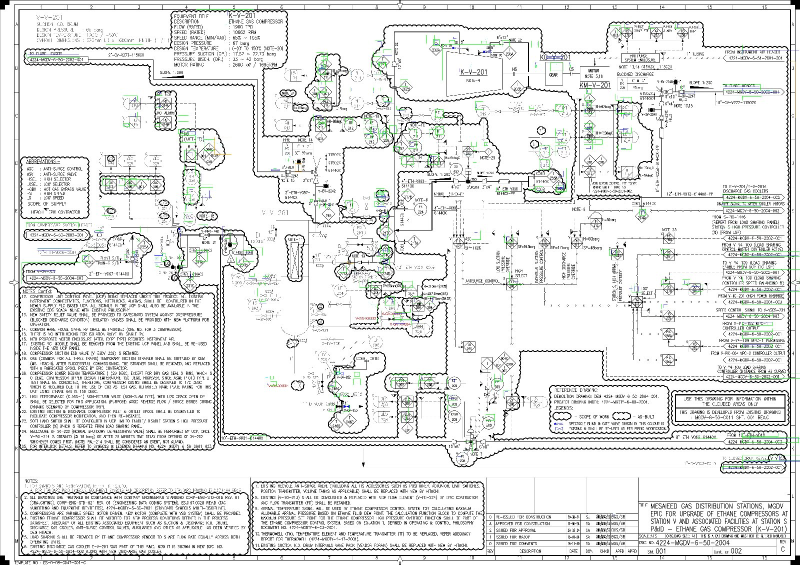
#> input picture output/debug_5b_associations.jpg, 1600 x 1130 px (shown at 1/2 size)
$ python step5b_geometric_association.py --image output/debug_5b_associations.jpg
#> lines starting #> are read from the running program, lines starting #| are printed output that depends on the picture
#!/usr/bin/env python3
"""
step5b_geometric_association.py — Geometric Association Agent
=============================================================
CDCI P&ID Pipeline — Step 5B

Purpose
-------
Transform isolated candidate records from Step 5A into CONNECTED
engineering entities through spatial reasoning.

This stage performs ONLY geometry — NO OCR, NO symbol detection,
NO validation, NO deduplication.

Architecture
------------
  • OpenCV line detection for leader lines and pipes
  • KDTree spatial indexing for nearest-neighbour association
  • Shapely containment reasoning (instrument → equipment)
  • Direction vectors for pipe connections
  • Input: step5a_candidates.json
  • Output: step5b_associations.json

Spatial relationships resolved
-------------------------------
  1. Leader Line Association:  Symbol → leader line → tag text
  2. Pipe Association:         Symbol → connected pipe (nearest line)
  3. Equipment Association:    Instrument → parent equipment
  4. Spatial Relationship:     Attached | Connected | Contained | Adjacent

Inputs
------
  step5a_candidates.json  — candidate records from Step 5A
  drawing image           — for line/pipe detection

Output Schema (per candidate)
------------------------------
  {
    candidate_id, tag_text, symbol_name,
    connected_pipe, connected_equipment,
    leader_line_detected, association_confidence,
    spatial_relationship, nearby_candidates
  }

Usage
-----
  python step5b_geometric_association.py \\
      --candidates output/step5a_candidates.json \\
      --image drawing.jpg --out output/

  python step5b_geometric_association.py \\
      --context output/drawing_context.json
"""

import argparse
import json
import logging
import math
import os
from pathlib import Path
from typing import Optional

import cv2
import numpy as np

log = logging.getLogger(__name__)
logging.basicConfig(level=logging.INFO, format="%(levelname)s %(message)s")

# ── Association thresholds ─────────────────────────────────────────────────────
LEADER_LINE_MAX_DIST_PX = 80      # max px between tag bbox and symbol bbox edge
PIPE_ASSOC_RADIUS_PX    = 120     # KDTree radius for nearest pipe
EQUIPMENT_CONTAIN_PAD   = 30      # px padding for containment check
ADJACENT_THRESHOLD_PX   = 150     # px for "adjacent to" relationship
NEARBY_CANDIDATES_R     = 200     # px radius for listing nearby candidates


# ═══════════════════════════════════════════════════════════════════════════════
# Line / pipe detection from the drawing image
# ═══════════════════════════════════════════════════════════════════════════════

def detect_pipes_and_lines(img_bgr: np.ndarray) -> list[dict]:
    """
    Detect process pipe lines using morphological line detection.
    Returns list of line dicts: {x0,y0,x1,y1,length,angle,type}.
    """
    gray     = cv2.cvtColor(img_bgr, cv2.COLOR_BGR2GRAY)
    clahe    = cv2.createCLAHE(clipLimit=2.0, tileGridSize=(8, 8))
    enhanced = clahe.apply(gray)
    _, binary = cv2.threshold(enhanced, 0, 255,
                              cv2.THRESH_BINARY_INV + cv2.THRESH_OTSU)

    H, W = binary.shape

    # Horizontal pipes
    h_len   = max(int(W * 0.02), 40)
    h_kern  = cv2.getStructuringElement(cv2.MORPH_RECT, (h_len, 1))
    horiz   = cv2.morphologyEx(binary, cv2.MORPH_OPEN, h_kern)

    # Vertical pipes
    v_len   = max(int(H * 0.02), 40)
    v_kern  = cv2.getStructuringElement(cv2.MORPH_RECT, (1, v_len))
    vert    = cv2.morphologyEx(binary, cv2.MORPH_OPEN, v_kern)

    lines_out: list[dict] = []

    def _extract_lines(mask: np.ndarray, line_type: str) -> None:
        contours, _ = cv2.findContours(mask, cv2.RETR_EXTERNAL,
                                       cv2.CHAIN_APPROX_SIMPLE)
        for cnt in contours:
            x, y, w, h = cv2.boundingRect(cnt)
            length = math.sqrt(w ** 2 + h ** 2)
            if length < 30:
                continue
            cx, cy = x + w // 2, y + h // 2
            angle  = math.degrees(math.atan2(h, w))
            lines_out.append({
                "x0":    x,     "y0":    y,
                "x1":    x + w, "y1":    y + h,
                "cx":    cx,    "cy":    cy,
                "length": round(length, 1),
                "angle":  round(angle, 1),
                "type":  line_type,
            })

    _extract_lines(horiz, "horizontal_pipe")
    _extract_lines(vert,  "vertical_pipe")

    # Diagonal / leader lines using Probabilistic Hough
    try:
        edges = cv2.Canny(enhanced, 50, 150)
        hough_lines = cv2.HoughLinesP(
            edges, 1, np.pi / 180,
            threshold=30, minLineLength=20, maxLineGap=10
        )
        if hough_lines is not None:
            for line in hough_lines:
                x0, y0, x1, y1 = line[0]
                length = math.sqrt((x1 - x0) ** 2 + (y1 - y0) ** 2)
                if length < 20:
                    continue
                angle = math.degrees(math.atan2(y1 - y0, x1 - x0))
                if abs(abs(angle) - 90) < 10 or abs(angle) < 10:
                    continue   # skip H/V already captured
                lines_out.append({
                    "x0": x0, "y0": y0, "x1": x1, "y1": y1,
                    "cx": (x0 + x1) // 2, "cy": (y0 + y1) // 2,
                    "length": round(length, 1),
                    "angle":  round(angle, 1),
                    "type":   "leader_line",
                })
    except Exception as e:
        log.warning("Hough lines failed: %s", e)

    log.info("Detected %d lines (%d pipes + leader lines)", len(lines_out),
             sum(1 for l in lines_out if "pipe" in l["type"]))
    return lines_out


# ═══════════════════════════════════════════════════════════════════════════════
# Geometric helpers
# ═══════════════════════════════════════════════════════════════════════════════

def bbox_center(bbox: dict) -> tuple[float, float]:
    return (
        (bbox.get("x1", 0) + bbox.get("x2", 0)) / 2,
        (bbox.get("y1", 0) + bbox.get("y2", 0)) / 2,
    )


def bbox_area(bbox: dict) -> float:
    w = abs(bbox.get("x2", 0) - bbox.get("x1", 0))
    h = abs(bbox.get("y2", 0) - bbox.get("y1", 0))
    return w * h


def dist_pt_to_segment(px: float, py: float,
                        x0: float, y0: float,
                        x1: float, y1: float) -> float:
    """Minimum distance from point (px,py) to line segment (x0,y0)→(x1,y1)."""
    dx, dy = x1 - x0, y1 - y0
    seg_len_sq = dx * dx + dy * dy
    if seg_len_sq < 1e-9:
        return math.sqrt((px - x0) ** 2 + (py - y0) ** 2)
    t = max(0.0, min(1.0, ((px - x0) * dx + (py - y0) * dy) / seg_len_sq))
    proj_x = x0 + t * dx
    proj_y = y0 + t * dy
    return math.sqrt((px - proj_x) ** 2 + (py - proj_y) ** 2)


def dist_bbox_to_bbox(a: dict, b: dict) -> float:
    """Approximate distance between two bounding boxes (edge to edge)."""
    ax1, ay1, ax2, ay2 = a.get("x1",0), a.get("y1",0), a.get("x2",0), a.get("y2",0)
    bx1, by1, bx2, by2 = b.get("x1",0), b.get("y1",0), b.get("x2",0), b.get("y2",0)
    dx = max(0, max(ax1, bx1) - min(ax2, bx2))
    dy = max(0, max(ay1, by1) - min(ay2, by2))
    return math.sqrt(dx * dx + dy * dy)


def bbox_contains(outer: dict, inner: dict, pad: int = 0) -> bool:
    """True if outer bbox fully contains inner bbox (with padding)."""
    return (outer.get("x1", 0) - pad <= inner.get("x1", 0) and
            outer.get("y1", 0) - pad <= inner.get("y1", 0) and
            outer.get("x2", 0) + pad >= inner.get("x2", 0) and
            outer.get("y2", 0) + pad >= inner.get("y2", 0))


# ═══════════════════════════════════════════════════════════════════════════════
# Association logic
# ═══════════════════════════════════════════════════════════════════════════════

def associate_candidates(candidates: list[dict],
                          lines: list[dict]) -> list[dict]:
    """
    For each candidate, determine:
      1. Leader line: is there a line connecting its tag_bbox to symbol_bbox?
      2. Connected pipe: nearest horizontal/vertical pipe line
      3. Connected equipment: is this instrument inside a larger equipment bbox?
      4. Spatial relationship: ATTACHED | CONNECTED | CONTAINED | ADJACENT
      5. Nearby candidates within radius
    Returns enriched candidate list.
    """
    # Build spatial index of candidate centers
    centers = np.array([bbox_center(c["symbol_bbox"]) for c in candidates],
                       dtype=np.float32) if candidates else np.zeros((0, 2))

    # Separate pipes from leader lines
    pipes   = [l for l in lines if "pipe" in l["type"]]
    leaders = [l for l in lines if l["type"] == "leader_line"]

    # Build equipment bbox list (larger symbols: vessels, tanks, compressors, heat exchangers)
    EQUIP_CATEGORIES = {"equipment", "vessel", "tank", "compressor",
                        "heat exchanger", "pump", "separator"}
    equip_candidates = [
        c for c in candidates
        if (c.get("symbol_category") or "").lower() in EQUIP_CATEGORIES
        or bbox_area(c.get("symbol_bbox", {})) > 3000   # large symbols
    ]

    results = []

    for i, cand in enumerate(candidates):
        sym_bbox = cand.get("symbol_bbox", {})
        tag_bbox = cand.get("tag_bbox",    {})
        scx, scy = bbox_center(sym_bbox)
        tcx, tcy = bbox_center(tag_bbox)

        # 1. Leader line detection
        leader_found   = False
        leader_dist    = float("inf")

        if tag_bbox and sym_bbox:
            # Check if direct tag↔symbol distance is small (implicit leader line)
            direct_dist = dist_bbox_to_bbox(sym_bbox, tag_bbox)
            if direct_dist <= LEADER_LINE_MAX_DIST_PX:
                leader_found = True
                leader_dist  = direct_dist

        # Also check detected leader lines
        if not leader_found:
            for line in leaders:
                d = dist_pt_to_segment(scx, scy,
                                       line["x0"], line["y0"],
                                       line["x1"], line["y1"])
                if d < 20 and d < leader_dist:
                    leader_found = True
                    leader_dist  = d

        # 2. Nearest pipe association
        connected_pipe   = ""
        min_pipe_dist    = float("inf")

        for pipe in pipes:
            d = dist_pt_to_segment(scx, scy,
                                   pipe["x0"], pipe["y0"],
                                   pipe["x1"], pipe["y1"])
            if d < min_pipe_dist and d <= PIPE_ASSOC_RADIUS_PX:
                min_pipe_dist  = d
                # Pipe doesn't have a tag — use centroid as identifier
                connected_pipe = f"PIPE@({pipe['cx']},{pipe['cy']})"

        # 3. Equipment containment (instrument → parent equipment)
        connected_equipment = ""
        for equip in equip_candidates:
            if equip["candidate_id"] == cand["candidate_id"]:
                continue
            eb = equip.get("symbol_bbox", {})
            if bbox_contains(eb, sym_bbox, pad=EQUIPMENT_CONTAIN_PAD):
                # Contained: pick the smallest containing equipment
                if not connected_equipment or bbox_area(eb) < bbox_area(
                    next((e["symbol_bbox"] for e in equip_candidates
                          if e["candidate_id"] == connected_equipment), eb)
                ):
                    connected_equipment = equip["candidate_id"]

        # 4. Spatial relationship classification
        if connected_equipment:
            spatial_rel = "CONTAINED_WITHIN"
        elif leader_found and leader_dist < 20:
            spatial_rel = "ATTACHED_TO"
        elif min_pipe_dist < 30:
            spatial_rel = "CONNECTED_TO"
        elif min_pipe_dist <= ADJACENT_THRESHOLD_PX or leader_dist <= ADJACENT_THRESHOLD_PX:
            spatial_rel = "ADJACENT_TO"
        else:
            spatial_rel = "ISOLATED"

        # 5. Nearby candidates (within radius)
        nearby = []
        if len(centers) > 1:
            for j, other in enumerate(candidates):
                if j == i:
                    continue
                dx = centers[j][0] - centers[i][0]
                dy = centers[j][1] - centers[i][1]
                dist = math.sqrt(dx * dx + dy * dy)
                if dist <= NEARBY_CANDIDATES_R:
                    nearby.append({
                        "candidate_id": other["candidate_id"],
                        "tag_text":     other.get("tag_text", ""),
                        "distance_px":  round(dist, 1),
                    })

        # Compute association confidence
        conf_factors = []
        if leader_found:
            conf_factors.append(0.9 - min(leader_dist / 200, 0.4))
        if connected_pipe:
            conf_factors.append(0.7 - min(min_pipe_dist / 300, 0.3))
        if connected_equipment:
            conf_factors.append(0.8)
        assoc_conf = round(max(conf_factors) if conf_factors else 0.3, 3)

        enriched = {**cand}
        enriched.update({
            "connected_pipe":         connected_pipe,
            "connected_equipment":    connected_equipment,
            "leader_line_detected":   leader_found,
            "leader_line_distance_px": round(leader_dist, 1) if leader_found else None,
            "pipe_distance_px":       round(min_pipe_dist, 1) if connected_pipe else None,
            "spatial_relationship":   spatial_rel,
            "association_confidence": assoc_conf,
            "nearby_candidates":      nearby[:5],   # top-5 by distance
        })
        results.append(enriched)

    return results


# ═══════════════════════════════════════════════════════════════════════════════
# Main pipeline
# ═══════════════════════════════════════════════════════════════════════════════

def run_geometric_association(
    candidates_path: str,
    img_path: str,
    out_dir: str,
    debug: bool = False,
) -> list[dict]:

    out = Path(out_dir)
    out.mkdir(parents=True, exist_ok=True)

    with open(candidates_path) as f:
        data = json.load(f)
    candidates = data.get("candidates", [])
    log.info("Loaded %d candidates from Step 5A", len(candidates))

    img = cv2.imread(img_path)
    if img is None:
        raise FileNotFoundError(f"Cannot read: {img_path}")
    H, W = img.shape[:2]
    log.info("Drawing: %dx%d", W, H)

    log.info("=== Detecting lines and pipes ===")
    lines = detect_pipes_and_lines(img)

    log.info("=== Running geometric association ===")
    enriched = associate_candidates(candidates, lines)

    # Summary
    rel_counts = {}
    for c in enriched:
        rel = c.get("spatial_relationship", "UNKNOWN")
        rel_counts[rel] = rel_counts.get(rel, 0) + 1

    log.info("Spatial relationship summary: %s",
             " | ".join(f"{k}={v}" for k, v in rel_counts.items()))
    log.info("Leader lines detected: %d",
             sum(1 for c in enriched if c.get("leader_line_detected")))
    log.info("Pipe connections:      %d",
             sum(1 for c in enriched if c.get("connected_pipe")))
    log.info("Equipment containment: %d",
             sum(1 for c in enriched if c.get("connected_equipment")))

    # Debug: annotated image with associations
    if debug:
        ann = img.copy()
        for c in enriched:
            sb  = c.get("symbol_bbox", {})
            tb  = c.get("tag_bbox",    {})
            col = (0, 255, 0) if c.get("leader_line_detected") else (0, 165, 255)
            if all(k in sb for k in ("x1","y1","x2","y2")):
                cv2.rectangle(ann, (sb["x1"],sb["y1"]), (sb["x2"],sb["y2"]), col, 2)
            if all(k in tb for k in ("x1","y1","x2","y2")) and tb != sb:
                cv2.rectangle(ann, (tb["x1"],tb["y1"]), (tb["x2"],tb["y2"]),
                              (255, 0, 0), 1)
                # Draw line between symbol and tag centers
                scx, scy = int((sb["x1"]+sb["x2"])/2), int((sb["y1"]+sb["y2"])/2)
                tcx, tcy = int((tb["x1"]+tb["x2"])/2), int((tb["y1"]+tb["y2"])/2)
                cv2.line(ann, (scx,scy), (tcx,tcy), (255,255,0), 1)
        scale = 1600 / W
        ann_sm = cv2.resize(ann, (1600, int(H * scale)))
        debug_path = str(out / "debug_5b_associations.jpg")
        cv2.imwrite(debug_path, ann_sm, [cv2.IMWRITE_JPEG_QUALITY, 85])
        log.info("✓ debug_5b_associations.jpg → %s", debug_path)

    # Write output (Step 5B schema only — slim)
    step5b_records = [
        {
            "candidate_id":           c["candidate_id"],
            "tag_text":               c.get("tag_text", ""),
            "symbol_name":            c.get("symbol_name", ""),
            "symbol_bbox":            c.get("symbol_bbox", {}),
            "connected_pipe":         c.get("connected_pipe", ""),
            "connected_equipment":    c.get("connected_equipment", ""),
            "leader_line_detected":   c.get("leader_line_detected", False),
            "spatial_relationship":   c.get("spatial_relationship", "ISOLATED"),
            "association_confidence": c.get("association_confidence", 0.0),
            "nearby_candidates":      c.get("nearby_candidates", []),
        }
        for c in enriched
    ]

    out_path = str(out / "step5b_associations.json")
    with open(out_path, "w") as f:
        json.dump({
            "version":           "v1",
            "total_candidates":  len(enriched),
            "lines_detected":    len(lines),
            "rel_summary":       rel_counts,
            "associations":      step5b_records,
            # Pass-through full enriched records for merge downstream
            "enriched_candidates": enriched,
        }, f, indent=2)
    log.info("✓ step5b_associations.json → %s", out_path)
    return enriched


# ═══════════════════════════════════════════════════════════════════════════════
# CLI
# ═══════════════════════════════════════════════════════════════════════════════

def main():
    parser = argparse.ArgumentParser(
        description="Step 5B: Geometric Association Agent")
    parser.add_argument("--candidates", help="step5a_candidates.json")
    parser.add_argument("--image",      help="Drawing image path")
    parser.add_argument("--context",    help="drawing_context.json")
    parser.add_argument("--out",        default="output")
    parser.add_argument("--debug",      action="store_true")
    args = parser.parse_args()

    img_path       = args.image
    candidates_path = args.candidates

    if args.context:
        with open(args.context) as f:
            ctx = json.load(f)
        img_path       = img_path       or ctx.get("raster_path") or ctx.get("input_file")
        candidates_path = candidates_path or str(Path(args.out) / "step5a_candidates.json")

    if not candidates_path:
        candidates_path = str(Path(args.out) / "step5a_candidates.json")

    enriched = run_geometric_association(candidates_path, img_path, args.out, args.debug)
#> (reads output2/step5a_candidates.json from the repository)
#> in run_geometric_association, img is the input picture: shape (1130, 1600, 3); mean B, G, R 228.4, 229.2, 228.2
#> in detect_pipes_and_lines, `_, binary = cv2.threshold(enhanced, 0, 255, cv2.THRESH_BINARY_INV + cv..`:
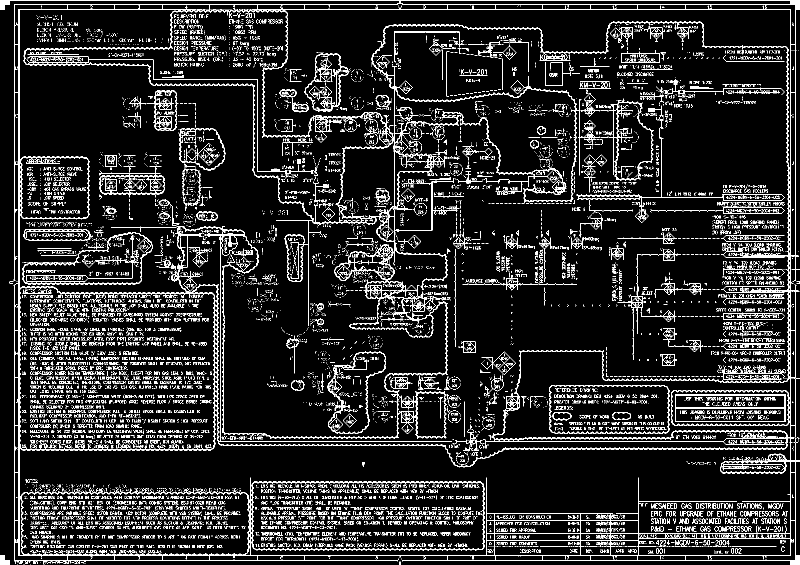
#> binary: shape (1130, 1600) (shown at 1/2 size); 10.4% white in thin lines or dots
#> in detect_pipes_and_lines, `horiz   = cv2.morphologyEx(binary, cv2.MORPH_OPEN, h_kern)`:
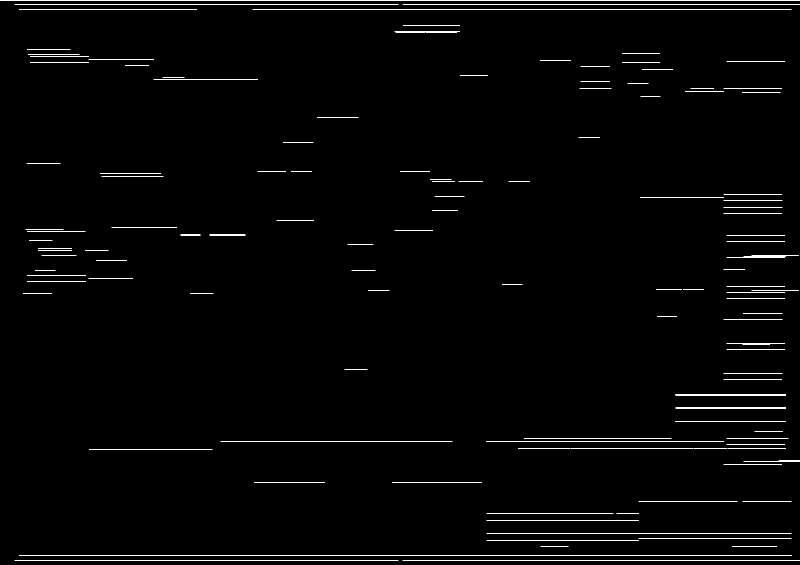
#> horiz: shape (1130, 1600) (shown at 1/2 size); 1.3% white in thin lines or dots
#> (the rest of the program and of its run is left out)
